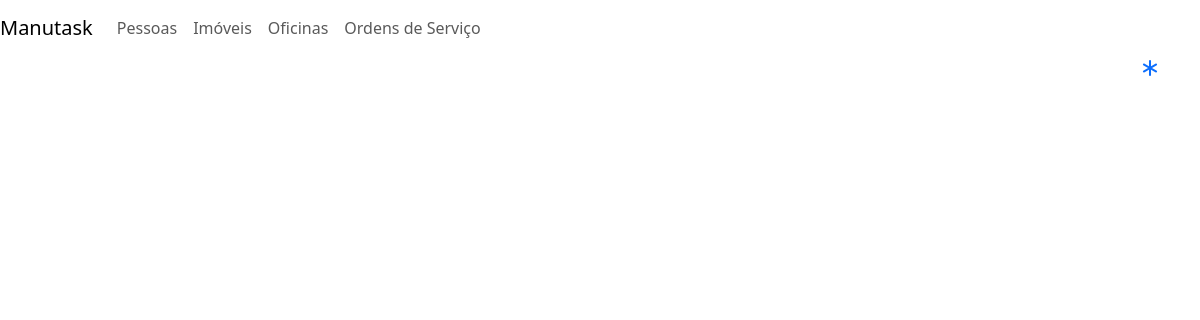
/oficinas/, run on an earlier commit of the app's database.
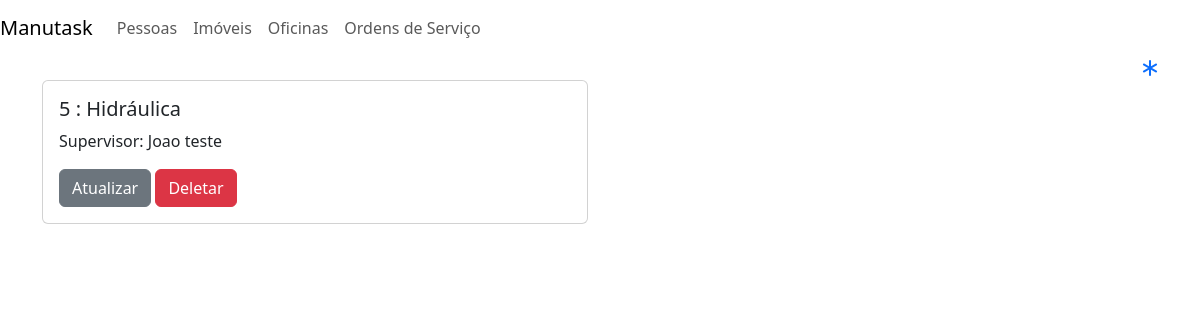
And on a later commit of the database.
### administracao/models.py (models this page shows, shortened)
class Oficina(models.Model):
    id_supervisor = models.ForeignKey(
        Pessoa,
        on_delete=models.CASCADE
    )
    nome = models.CharField(max_length=20)

class Pessoa(models.Model):
    cpf = models.CharField(max_length=11)
    nome = models.CharField(max_length=50)
    sobrenome = models.CharField(max_length=100)
    def __str__(self):
        return f'{self.nome} {self.sobrenome}'

### administracao/views.py (the view)
# urls.py: path('oficinas/', OficinaListView.as_view(), name='lista_oficinas'),
class OficinaListView(ListView):
    template_name = 'administracao/oficina/listaoficinas.html'
    model = Oficina
    context_object_name = 'oficinas'

### administracao/templates/administracao/oficina/listaoficinas.html (shortened to what this page needs)
{% extends "administracao/_layouts/base.html" %}
{% block conteudo %}
<div class="container">
  <div class="row" align="right">
    <a href="{% url 'administracao:cadastra_oficina' %}">
      <i class="bi bi-asterisk fa-lg"></i>
    </a>
  </div>
  <div class="row">
    <div class="col-lg-6 col-md-6 col-sm-6 col-xs-12">
      {% for oficina in oficinas %}
        <div class="card">
          <div class="card-body">
            <h5 class="card-title"> {{ oficina.id }} : {{ oficina.nome }}</h5>
            <p class="card-text"> Supervisor: {{ oficina.id_supervisor }} </p>
            <a href="{% url 'administracao:atualiza_oficina' pk=oficina.id %}" class="btn btn-secondary"> Atualizar </a>
            <a href="{% url 'administracao:deleta_oficina' pk=oficina.id %}" class="btn btn-danger"> Deletar </a>
          </div>
        </div>
      {% endfor %}
    </div>
  </div>
</div>
{% endblock %}

What changed in the data, as far as the page shows it:
added Oficina: id "5", nome "Hidráulica", id_supervisor "Joao teste"
